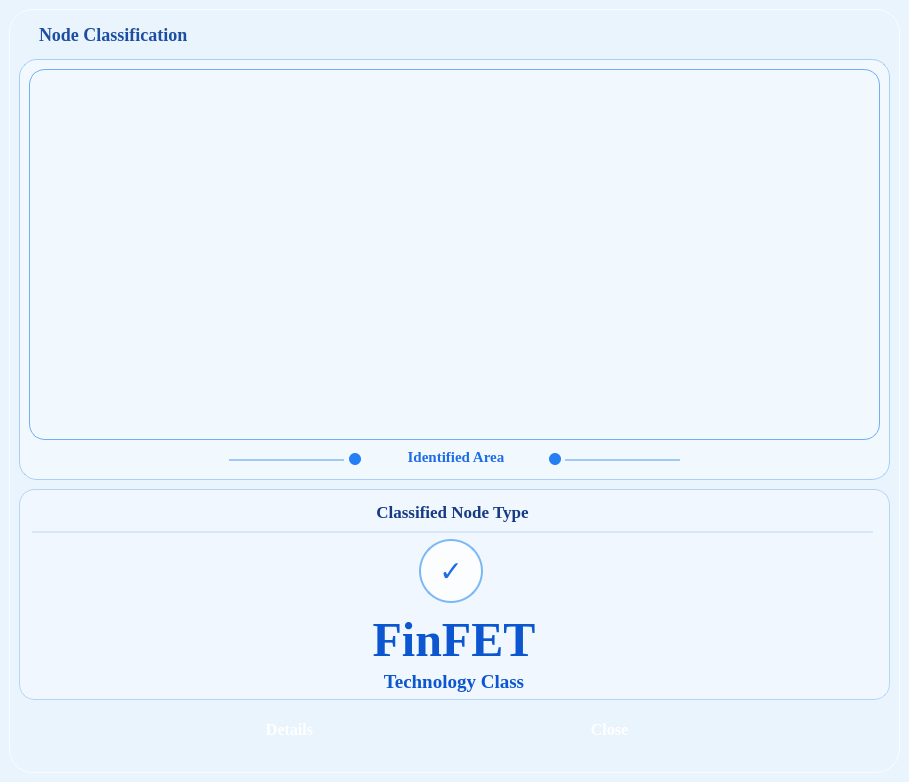
<?xml version="1.0" encoding="UTF-8"?>
<ui version="4.0">
 <class>MainWindow</class>
 <widget class="QMainWindow" name="MainWindow">
  <property name="geometry">
   <rect>
    <x>0</x>
    <y>0</y>
    <width>909</width>
    <height>782</height>
   </rect>
  </property>
  <property name="windowTitle">
   <string>MainWindow</string>
  </property>
  <property name="styleSheet">
   <string notr="true">QMainWindow {
    background-color: #eaf4fd;
}
</string>
  </property>
  <widget class="QWidget" name="centralwidget">
   <property name="styleSheet">
    <string notr="true">QWidget#centralwidget {
    background: transparent;
}</string>
   </property>
   <layout class="QGridLayout" name="gridLayout">
    <item row="0" column="0">
     <widget class="QFrame" name="mainFrame">
      <property name="styleSheet">
       <string notr="true">QFrame#mainFrame {
    background: qlineargradient(
        x1:0, y1:0, x2:1, y2:1,
        stop:0 #eef7fe,
        stop:1 #d7eaf9
    );
    border: 1px solid rgba(255,255,255,0.70);
    border-radius: 24px;
}</string>
      </property>
      <property name="frameShape">
       <enum>QFrame::StyledPanel</enum>
      </property>
      <property name="frameShadow">
       <enum>QFrame::Raised</enum>
      </property>
      <widget class="QFrame" name="HeaderFrame">
       <property name="geometry">
        <rect>
         <x>20</x>
         <y>10</y>
         <width>561</width>
         <height>31</height>
        </rect>
       </property>
       <property name="styleSheet">
        <string notr="true">QFrame#HeaderFrame {
    background: transparent;
    border: none;
}</string>
       </property>
       <property name="frameShape">
        <enum>QFrame::StyledPanel</enum>
       </property>
       <property name="frameShadow">
        <enum>QFrame::Raised</enum>
       </property>
       <widget class="QLabel" name="softwareNameLabel">
        <property name="geometry">
         <rect>
          <x>0</x>
          <y>0</y>
          <width>300</width>
          <height>31</height>
         </rect>
        </property>
        <property name="font">
         <font>
          <family>Times New Roman</family>
          <pointsize>-1</pointsize>
          <weight>75</weight>
          <bold>true</bold>
         </font>
        </property>
        <property name="styleSheet">
         <string notr="true">QLabel#softwareNameLabel {
    background: transparent;
    color: #1c4fa3;
    font-size: 18px;
    font-weight: 600;
    border: none;
    padding-left: 6px;
}</string>
        </property>
        <property name="text">
         <string>Node Classification</string>
        </property>
       </widget>
      </widget>
      <widget class="QFrame" name="Image_showing_frame">
       <property name="geometry">
        <rect>
         <x>-10</x>
         <y>40</y>
         <width>901</width>
         <height>431</height>
        </rect>
       </property>
       <property name="styleSheet">
        <string notr="true">QFrame#Image_showing_frame {
    background: transparent;
    border: none;
}</string>
       </property>
       <property name="frameShape">
        <enum>QFrame::StyledPanel</enum>
       </property>
       <property name="frameShadow">
        <enum>QFrame::Raised</enum>
       </property>
       <widget class="QFrame" name="originalImageframe">
        <property name="geometry">
         <rect>
          <x>20</x>
          <y>10</y>
          <width>871</width>
          <height>421</height>
         </rect>
        </property>
        <property name="styleSheet">
         <string notr="true">QFrame#originalImageframe {
    background: rgba(255,255,255,0.36);
    border: 1px solid rgba(111, 174, 245, 0.55);
    border-radius: 18px;
}</string>
        </property>
        <property name="frameShape">
         <enum>QFrame::StyledPanel</enum>
        </property>
        <property name="frameShadow">
         <enum>QFrame::Raised</enum>
        </property>
        <widget class="QFrame" name="identifiedLineLeft">
         <property name="geometry">
          <rect>
           <x>210</x>
           <y>400</y>
           <width>115</width>
           <height>2</height>
          </rect>
         </property>
         <property name="styleSheet">
          <string notr="true">QFrame#identifiedLineLeft, QFrame#identifiedLineRight {
    background: #9fc9f8;
    border: none;
}</string>
         </property>
        </widget>
        <widget class="QLabel" name="identifiedGlowDotLeft">
         <property name="geometry">
          <rect>
           <x>330</x>
           <y>394</y>
           <width>12</width>
           <height>12</height>
          </rect>
         </property>
         <property name="styleSheet">
          <string notr="true">QLabel#identifiedGlowDotLeft, QLabel#identifiedGlowDotRight {
    background: #247ef4;
    border-radius: 6px;
}</string>
         </property>
         <property name="text">
          <string/>
         </property>
        </widget>
        <widget class="QLabel" name="originalImagelabel">
         <property name="geometry">
          <rect>
           <x>352</x>
           <y>386</y>
           <width>170</width>
           <height>24</height>
          </rect>
         </property>
         <property name="font">
          <font>
           <family>Times New Roman</family>
           <pointsize>11</pointsize>
           <weight>75</weight>
           <bold>true</bold>
          </font>
         </property>
         <property name="styleSheet">
          <string notr="true">QLabel#originalImagelabel {
    color: #1e6de8;
    background: transparent;
    border: none;
}</string>
         </property>
         <property name="text">
          <string>Identified Area</string>
         </property>
         <property name="alignment">
          <set>Qt::AlignCenter</set>
         </property>
        </widget>
        <widget class="QLabel" name="identifiedGlowDotRight">
         <property name="geometry">
          <rect>
           <x>530</x>
           <y>394</y>
           <width>12</width>
           <height>12</height>
          </rect>
         </property>
         <property name="styleSheet">
          <string notr="true">QLabel#identifiedGlowDotLeft, QLabel#identifiedGlowDotRight {
    background: #247ef4;
    border-radius: 6px;
}</string>
         </property>
         <property name="text">
          <string/>
         </property>
        </widget>
        <widget class="QFrame" name="identifiedLineRight">
         <property name="geometry">
          <rect>
           <x>546</x>
           <y>400</y>
           <width>115</width>
           <height>2</height>
          </rect>
         </property>
         <property name="styleSheet">
          <string notr="true">QFrame#identifiedLineLeft, QFrame#identifiedLineRight {
    background: #9fc9f8;
    border: none;
}</string>
         </property>
        </widget>
        <widget class="QFrame" name="identifiedImageframe">
         <property name="geometry">
          <rect>
           <x>10</x>
           <y>10</y>
           <width>851</width>
           <height>371</height>
          </rect>
         </property>
         <property name="styleSheet">
          <string notr="true">QFrame#identifiedImageframe {
    background: qlineargradient(
        x1:0, y1:0, x2:1, y2:1,
        stop:0 #1e4f96,
        stop:0.5 #255dae,
        stop:1 #173e78
    );
    border: 1px solid #6faef5;
    border-radius: 16px;
    color: white;
    font-size: 18px;
    font-weight: 600;
}</string>
         </property>
         <property name="frameShape">
          <enum>QFrame::StyledPanel</enum>
         </property>
         <property name="frameShadow">
          <enum>QFrame::Raised</enum>
         </property>
        </widget>
       </widget>
      </widget>
      <widget class="QFrame" name="showDetailsframe">
       <property name="geometry">
        <rect>
         <x>10</x>
         <y>480</y>
         <width>871</width>
         <height>211</height>
        </rect>
       </property>
       <property name="styleSheet">
        <string notr="true">QFrame#showDetailsframe {
    background: rgba(255,255,255,0.32);
    border: 1px solid rgba(111, 174, 245, 0.45);
    border-radius: 16px;
}</string>
       </property>
       <property name="frameShape">
        <enum>QFrame::StyledPanel</enum>
       </property>
       <property name="frameShadow">
        <enum>QFrame::Raised</enum>
       </property>
       <widget class="QLabel" name="analysisLabel">
        <property name="geometry">
         <rect>
          <x>13</x>
          <y>8</y>
          <width>841</width>
          <height>36</height>
         </rect>
        </property>
        <property name="font">
         <font>
          <family>Times New Roman</family>
          <pointsize>13</pointsize>
          <weight>75</weight>
          <bold>true</bold>
         </font>
        </property>
        <property name="styleSheet">
         <string notr="true">QLabel#analysisLabel {
    color: #173a84;
    background: transparent;
    border: none;
    font-weight: bold;
    border-bottom: 2px solid #d6e7fb;
    padding-bottom: 4px;
}</string>
        </property>
        <property name="text">
         <string>Classified Node Type</string>
        </property>
        <property name="alignment">
         <set>Qt::AlignCenter</set>
        </property>
       </widget>
       <widget class="QLabel" name="tickLabel">
        <property name="geometry">
         <rect>
          <x>400</x>
          <y>50</y>
          <width>64</width>
          <height>64</height>
         </rect>
        </property>
        <property name="styleSheet">
         <string notr="true">QLabel#tickLabel {
    background: rgba(255,255,255,0.70);
    border: 2px solid #7bb8f6;
    border-radius: 32px;
    color: #1d6be6;
    font-size: 28px;
    font-weight: 700;
}</string>
        </property>
        <property name="text">
         <string>✓</string>
        </property>
        <property name="alignment">
         <set>Qt::AlignCenter</set>
        </property>
       </widget>
       <widget class="QLabel" name="resultMainLabel">
        <property name="geometry">
         <rect>
          <x>215</x>
          <y>90</y>
          <width>440</width>
          <height>121</height>
         </rect>
        </property>
        <property name="font">
         <font>
          <family>Times New Roman</family>
          <pointsize>36</pointsize>
          <weight>75</weight>
          <bold>true</bold>
         </font>
        </property>
        <property name="styleSheet">
         <string notr="true">QLabel#resultMainLabel {
    background: transparent;
    color: #0c57cf;
    border: none;
}</string>
        </property>
        <property name="text">
         <string>FinFET</string>
        </property>
        <property name="alignment">
         <set>Qt::AlignCenter</set>
        </property>
       </widget>
       <widget class="QLabel" name="resultSubLabel">
        <property name="geometry">
         <rect>
          <x>300</x>
          <y>180</y>
          <width>270</width>
          <height>26</height>
         </rect>
        </property>
        <property name="font">
         <font>
          <family>Times New Roman</family>
          <pointsize>14</pointsize>
          <weight>75</weight>
          <bold>true</bold>
         </font>
        </property>
        <property name="styleSheet">
         <string notr="true">QLabel#resultSubLabel {
    background: transparent;
    color: #0c57cf;
    border: none;
}</string>
        </property>
        <property name="text">
         <string>Technology Class</string>
        </property>
        <property name="alignment">
         <set>Qt::AlignCenter</set>
        </property>
       </widget>
      </widget>
      <widget class="QPushButton" name="closePushbutton">
       <property name="geometry">
        <rect>
         <x>460</x>
         <y>700</y>
         <width>281</width>
         <height>41</height>
        </rect>
       </property>
       <property name="font">
        <font>
         <family>Times New Roman</family>
         <pointsize>-1</pointsize>
         <weight>75</weight>
         <bold>true</bold>
        </font>
       </property>
       <property name="styleSheet">
        <string notr="true">QPushButton#closePushbutton {
    background: qlineargradient(
        x1:0, y1:0, x2:1, y2:0,
        stop:0 #0c78ff,
        stop:1 #0059d9
    );
    color: white;
    font-size: 16px;
    font-weight: 600;
    border: none;
    border-radius: 12px;
    padding: 10px 20px;
}

QPushButton#closePushbutton:hover {
    background: qlineargradient(
        x1:1, y1:1, x2:0, y2:1,
        stop:0 #2587ff,
        stop:1 #0b67e7
    );
}</string>
       </property>
       <property name="text">
        <string>Close</string>
       </property>
      </widget>
      <widget class="QPushButton" name="detailsPushbutton">
       <property name="geometry">
        <rect>
         <x>140</x>
         <y>700</y>
         <width>281</width>
         <height>41</height>
        </rect>
       </property>
       <property name="font">
        <font>
         <family>Times New Roman</family>
         <pointsize>-1</pointsize>
         <weight>75</weight>
         <bold>true</bold>
        </font>
       </property>
       <property name="styleSheet">
        <string notr="true">QPushButton#detailsPushbutton {
    background: qlineargradient(
        x1:0, y1:0, x2:1, y2:0,
        stop:0 #0059d9,
        stop:1 #0c78ff
    );
    color: white;
    font-size: 16px;
    font-weight: 600;
    border: none;
    border-radius: 12px;
    padding: 10px 20px;
}

QPushButton#detailsPushbutton:hover {
    background: qlineargradient(
        x1:0, y1:0, x2:1, y2:0,
        stop:0 #2587ff,
        stop:1 #0b67e7
    );
}</string>
       </property>
       <property name="text">
        <string>Details</string>
       </property>
      </widget>
     </widget>
    </item>
   </layout>
  </widget>
 </widget>
 <resources/>
 <connections/>
</ui>
